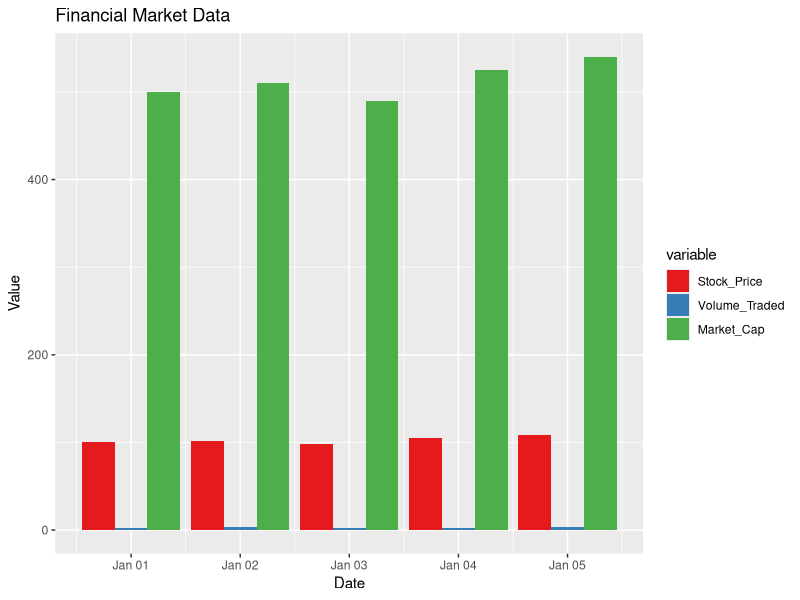

Generate this figure with R:
library(ggplot2)
library(reshape2)
financial_data <- data.frame(
  Date = as.Date(c("2023-01-01", "2023-01-02", "2023-01-03", "2023-01-04", "2023-01-05")),
  Stock_Price = c(100, 102, 98, 105, 108),
  Volume_Traded = c(2.5, 3.0, 2.2, 2.8, 3.5),
  Market_Cap = c(500, 510, 490, 525, 540)
)
mean_stock_price <- mean(financial_data$Stock_Price)
mean_volume_traded <- mean(financial_data$Volume_Traded)
mean_market_cap <- mean(financial_data$Market_Cap)
cat("Mean Stock Price: ", mean_stock_price, "\n")
cat("Mean Volume Traded: ", mean_volume_traded, "\n")
cat("Mean Market Cap: ", mean_market_cap, "\n")
financial_melt <- melt(financial_data, id.vars = "Date")
ggplot(financial_melt, aes(x = Date, y = value, fill = variable)) +
  geom_bar(stat = "identity", position = "dodge") +
  labs(title = "Financial Market Data", x = "Date", y = "Value") +
  scale_fill_brewer(palette = "Set1")
